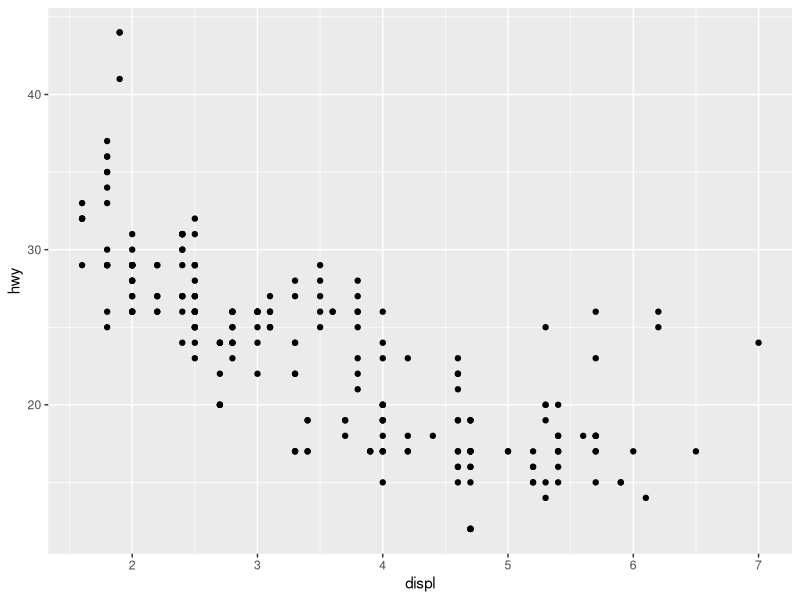
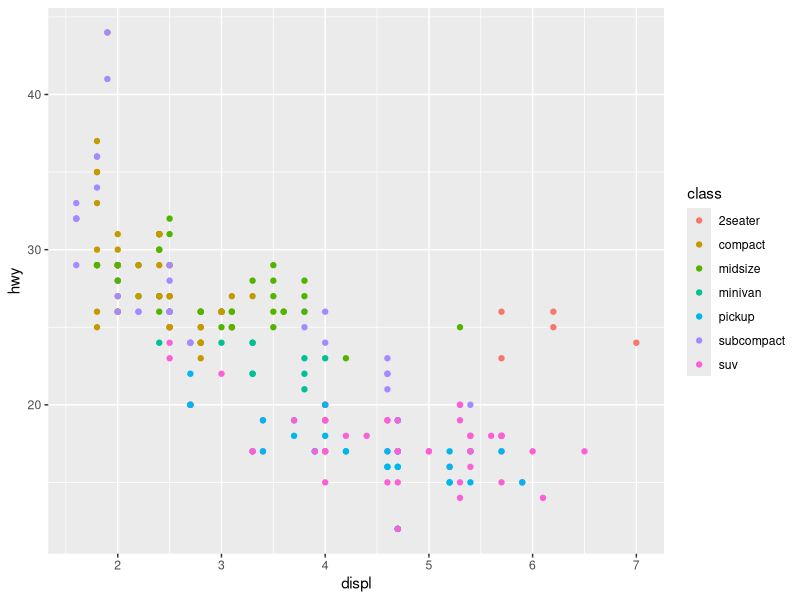
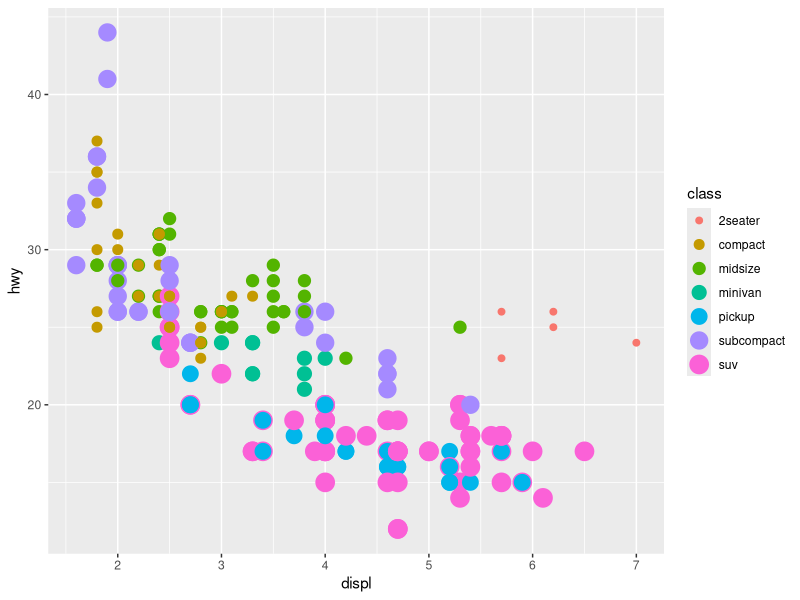
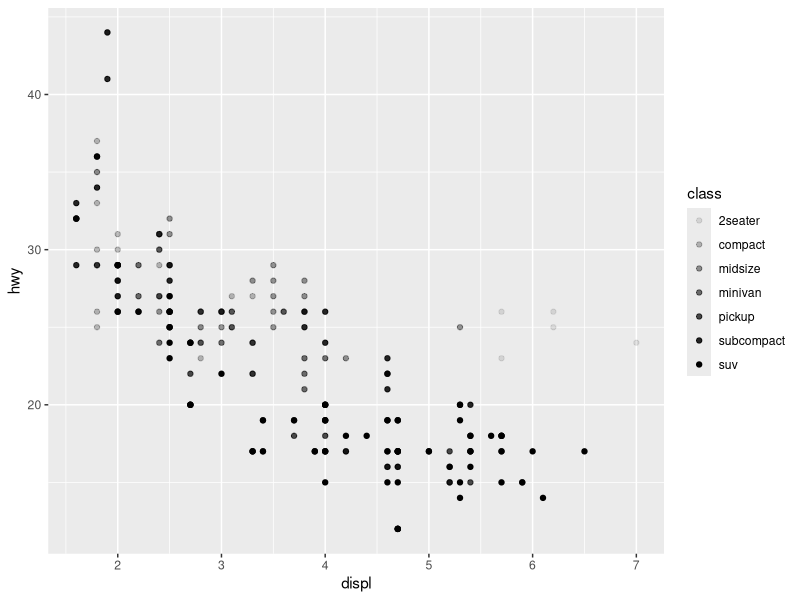
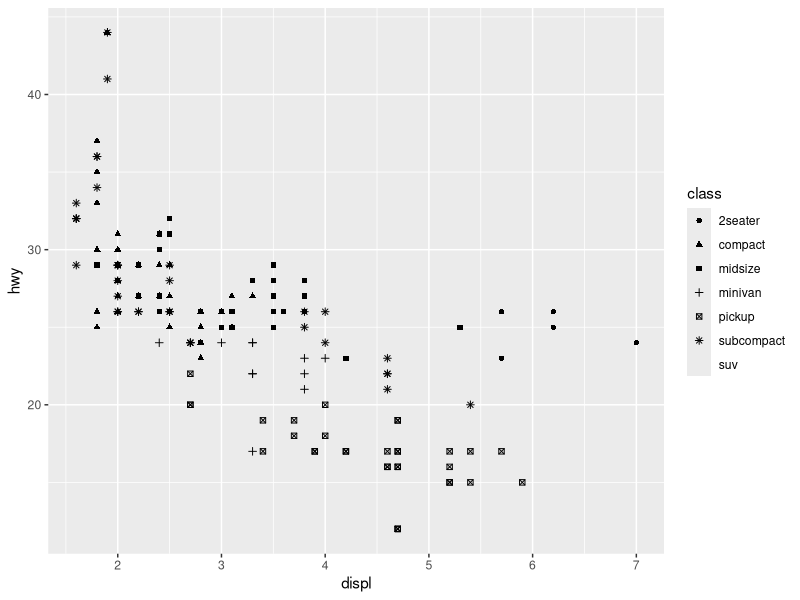
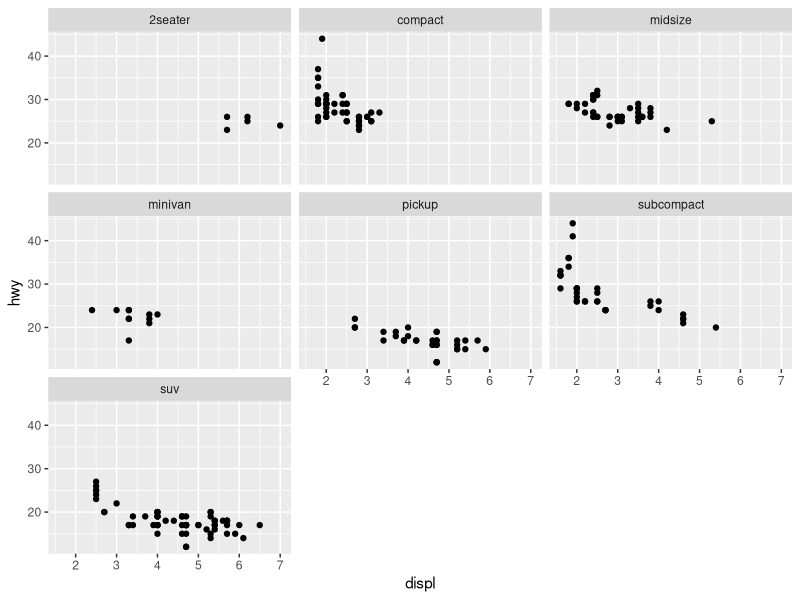
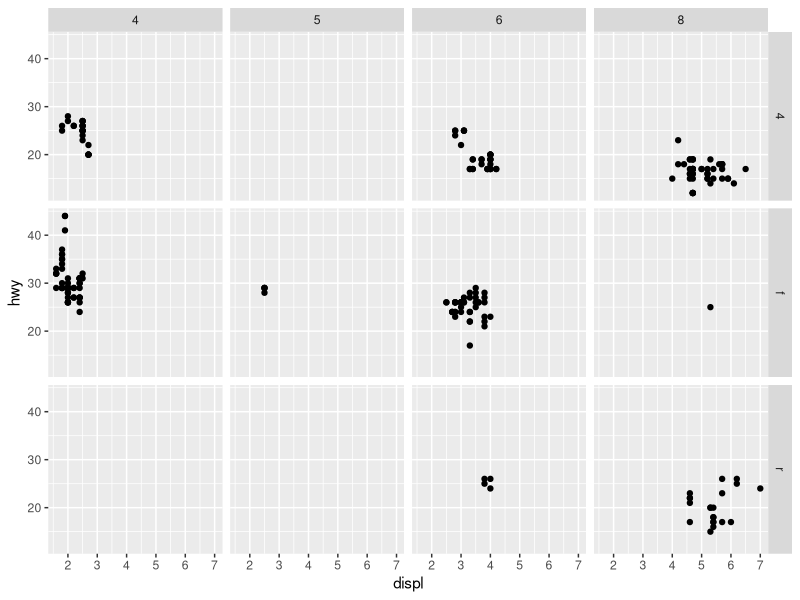
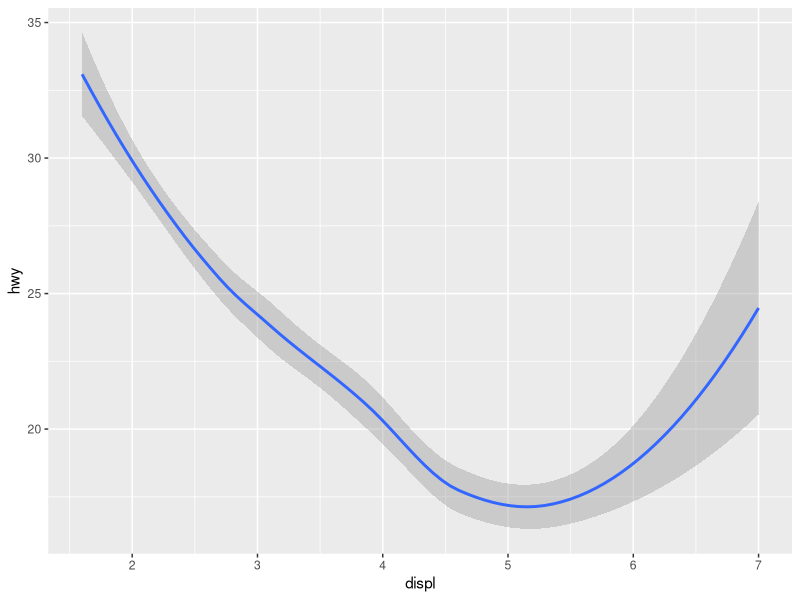

These figures' R source, in order:
## ---- chunk 1
knitr::opts_chunk$set(echo = TRUE)
## ---- chunk 2
# Install and Load library
library("tidyverse")

## ---- chunk 3
# Check the basic function
mpg

# Create a ggplot
ggplot(data = mpg) +
  geom_point(mapping = aes(x = displ, y = hwy))

## ---- chunk 4
# Create ggplot with color
ggplot(data = mpg) +
  geom_point(mapping = aes(x = displ, y = hwy, color = class))

# Create scaling ggplot
ggplot(data = mpg) +
  geom_point(mapping = aes(x = displ, y = hwy, size = class, color = class))   # Using size for a discrete variable is not advised.

# Try alpha and shape
ggplot(data = mpg) +
  geom_point(mapping = aes(x = displ, y = hwy, alpha = class))

ggplot(data = mpg) +
  geom_point(mapping = aes(x = displ, y = hwy, shape = class))



## ---- chunk 5
# Try facets
ggplot(data = mpg) +
  geom_point(mapping = aes(x = displ, y = hwy)) +
  facet_wrap(~ class, nrow = 3)

# Try facets by grid 
ggplot(data = mpg) +
  geom_point(mapping = aes(x = displ, y = hwy)) +
  facet_grid(drv ~ cyl)


## ---- chunk 6
# Compare smooth and points
ggplot(data = mpg) +
  geom_smooth(mapping = aes(x = displ, y = hwy)) 

# Add linetype
ggplot(data = mpg) +
  geom_smooth(mapping = aes(x = displ, y = hwy, linetype = drv))

# Add color    
ggplot(data = mpg) +
  geom_smooth(
    mapping = aes(x = displ, y = hwy, color = drv),
    show.legend = FALSE)

# Combint points and smooth
ggplot(data = mpg, mapping = aes(x = displ, y = hwy)) + 
  geom_point(mapping = aes(color = class)) + 
  geom_smooth()

# Try subcompact
ggplot(data = mpg, mapping = aes(x = displ, y = hwy)) + 
  geom_point(mapping = aes(color = class)) + 
  geom_smooth(data = filter(mpg, class == "subcompact"), se = FALSE)


## ---- chunk 7
# Try bar of ggplot
ggplot(data = diamonds) + 
  geom_bar(mapping = aes(x = cut))
        # or
ggplot(data = diamonds) + 
  stat_count(mapping = aes(x = cut))

## Change the order/number of the bar
demo <- tribble(
  ~cut,         ~freq,
  "Good",       8206,
  "Very Good",  3082,
  "Premium",    5791,
  "Ideal",      3051,
  "Fair",       40510
)

ggplot(data = demo) +
  geom_bar(mapping = aes(x = cut, y = freq), stat = "identity")


## ---- chunk 8
# Try the y value only diagram
ggplot(data = diamonds) + 
  stat_summary(
    mapping = aes(x = cut, y = depth),
    fun.ymin = min,
    fun.ymax = max,
    fun.y = median)

## ---- chunk 9
# Position adjustment
## Try color on bar diagram
ggplot(data = diamonds) + 
  geom_bar(mapping = aes(x = cut, colour = cut))

ggplot(data = diamonds) + 
  geom_bar(mapping = aes(x = cut, fill = cut))

ggplot(data = diamonds) + 
  geom_bar(mapping = aes(x = cut, fill = clarity))

ggplot(data = diamonds, mapping = aes(x = cut, fill = clarity)) + 
  geom_bar(alpha = 1/5, position = "identity")

ggplot(data = diamonds, mapping = aes(x = cut, colour = clarity)) + 
  geom_bar(fill = NA, position = "identity")

## Dodge the data with color
ggplot(data = diamonds) + 
  geom_bar(mapping = aes(x = cut, fill = clarity), position = "dodge")

## ---- chunk 10
# Coordinate 
## Try boxplot
ggplot(data = mpg, mapping = aes(x = class, y = hwy)) + 
  geom_boxplot()

ggplot(data = mpg, mapping = aes(x = class, y = hwy)) + 
  geom_boxplot() +
  coord_flip()

## Try map
### install and load library
installed.packages("maps")
library("maps")

nz <- map_data("nz")

ggplot(nz, aes(long, lat, group = group)) +
  geom_polygon(fill = "white", colour = "black")

ggplot(nz, aes(long, lat, group = group)) +
  geom_polygon(fill = "white", colour = "black") +
  coord_quickmap()

## Try polar coordinates
bar <- ggplot(data = diamonds) + 
  geom_bar(
    mapping = aes(x = cut, fill = cut), 
    show.legend = FALSE,
    width = 1) + 
  theme(aspect.ratio = 1) +
  labs(x = NULL, y = NULL)

bar + coord_flip()
bar + coord_polar()


